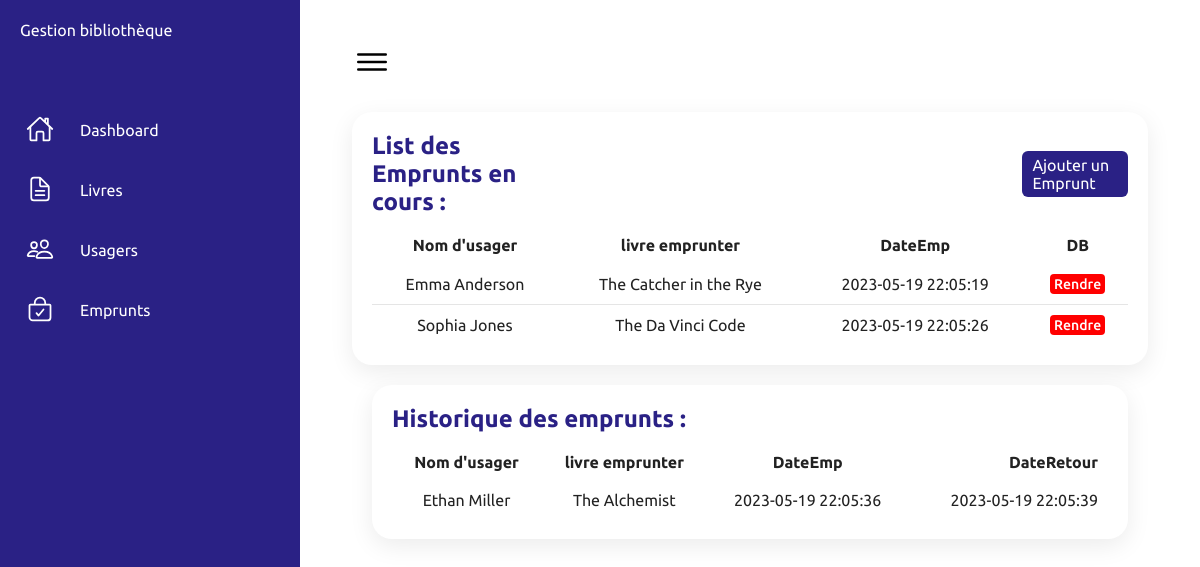
The app's page /database/Loan/Loans.php with its own data.
### tables this page shows
CREATE TABLE IF NOT EXISTS `emprunts` (
  `Numero` int(10) NOT NULL AUTO_INCREMENT,
  `DateEmprunt` datetime NOT NULL,
  `Numero_usager` int(10) NOT NULL,
  `Numero_livre` int(10) NOT NULL,
  PRIMARY KEY (`Numero`),
  UNIQUE KEY `fk_emprunt_livre` (`Numero_livre`),
  KEY `fk_emprunt_usager` (`Numero_usager`)
);

CREATE TABLE IF NOT EXISTS `usager` (
  `Numero_usager` int(10) NOT NULL AUTO_INCREMENT,
  `Nom` varchar(30) NOT NULL,
  `Prenom` varchar(30) NOT NULL,
  `Adresse` varchar(30) NOT NULL,
  `Statut` varchar(10) NOT NULL,
  `Email` varchar(30) NOT NULL,
  PRIMARY KEY (`Numero_usager`)
);

CREATE TABLE IF NOT EXISTS `livres` (
  `Numero_livre` int(10) NOT NULL AUTO_INCREMENT,
  `Titre` varchar(40) NOT NULL,
  `Auteur` varchar(40) NOT NULL,
  `Maison` varchar(40) NOT NULL,
  `Pages` int(5) NOT NULL,
  `Exemplaires` int(5) NOT NULL,
  PRIMARY KEY (`Numero_livre`),
  UNIQUE KEY `unique_Numero_livre` (`Numero_livre`)
);

CREATE TABLE IF NOT EXISTS `emprunts_history` (
  `Numero` int(11) NOT NULL AUTO_INCREMENT,
  `DateEmprunt` datetime NOT NULL,
  `DateRetour` datetime NOT NULL,
  `Numero_usager` int(10) NOT NULL,
  `Numero_livre` int(10) NOT NULL,
  PRIMARY KEY (`Numero`),
  UNIQUE KEY `fk_numero_usager` (`Numero_usager`),
  UNIQUE KEY `fk_numero_livre` (`Numero_livre`)
);

### database/Loan/Loans.php (the view, shortened to what this page needs)
<!DOCTYPE html>
<html lang="en">
<head>
    <?php include '../connect.php' ;?>
</head>
<body>
    <div class="container">
        <div class="navigation">
            <ul>
                <li>
                    <a href="#">
                        <span class="title">Gestion bibliothèque </span>
                    </a>
                </li>
                <li>
                    <a href="../../index.php">
                        <span class="icon">
                            <ion-icon name="home-outline"></ion-icon>
                        </span>
                        <span class="title">Dashboard</span>
                    </a>
                </li>
                <li>
                    <a href="../Book/Books.php">
                        <span class="icon">
                            <ion-icon name="document-text-outline"></ion-icon>
                        </span>
                        <span class="title">Livres</span>
                    </a>
                </li>
                <li>
                    <a href="../Client/Clients.php">
                        <span class="icon">
                            <ion-icon name="people-outline"></ion-icon>
                        </span>
                        <span class="title">Usagers</span>
                    </a>
                </li>
                <li>
                    <a href="Loans.php">
                        <span class="icon">
                            <ion-icon name="bag-check-outline"></ion-icon>
                        </span>
                        <span class="title">Emprunts</span>
                    </a>
                </li>
            </ul>
        </div>
        <div class="main">
            <div class="topbar">
                <div class="toggle">
                    <ion-icon name="menu-outline"></ion-icon>
                </div>
            </div>
            <div class="details">
                <div class="recentOrders">
                    <div class="cardHeader">
                        <h2>List des Emprunts en cours : </h2>
                        <a href="insertEmprunt.php" class="btn">Ajouter un Emprunt</a>
                    </div>
                    <table id="myTable">
                        <thead>
                            <tr>
                                <td>Nom d'usager</td>
                                <td style="text-align : center ;">livre emprunter</td>
                                <td>DateEmp</td>
                                <td style="text-align:center;">DB</td>
                            </tr>
                        </thead>
                        <tbody>
                            <?php
                                $selectSQL = "SELECT * FROM `emprunts`";
                                $resultOuter = mysql_query($selectSQL, $idcon);
                                if ($resultOuter) {
                                    while ($row = mysql_fetch_assoc($resultOuter)) {
                                        $Numero_emprunt = $row['Numero'];
                                        $Numero_usager = $row['Numero_usager'];
                                        $selectUsagerSQL = "SELECT Nom, Prenom FROM `usager` WHERE Numero_usager = $Numero_usager";
                                        $resultInner = mysql_query($selectUsagerSQL, $idcon);
                                        $usager = mysql_fetch_assoc($resultInner);
                                        $Nom_usager = $usager['Nom'];
                                        $Prenom_usager = $usager['Prenom'];
                                        $Numero_livre = $row['Numero_livre'];
                                        $selectLivreSQL = "SELECT Titre FROM `livres` WHERE Numero_livre = $Numero_livre";
                                        $resultInner = mysql_query($selectLivreSQL, $idcon);
                                        $livre = mysql_fetch_assoc($resultInner);
                                        $Titre_livre = $livre['Titre'];
                                        $DateEmprunt = $row['DateEmprunt'];
                                        echo "<tr>";
                                        echo "<td>" . $Prenom_usager . ' ' . $Nom_usager . "</td>";
                                        echo "<td style=\"text-align: center;\">$Titre_livre</td>";
                                        echo "<td>$DateEmprunt</td>";
                                        echo "<td style=\"text-align: center;\">";
                                        echo " <button class=\"status return\"  name=\"Rendre_livre\" > <a  href=\"deleteEmprunt.php?deleteid=$Numero_emprunt \">Rendre</a> </button> " ;
                                        echo "</td>";
                                        echo "</tr>";
                                    }
                                }
                                ?>
                        </tbody>
                    </table>
                </div>
            <div class="details">
                <div class="recentOrders">
                    <div class="cardHeader">
                        <h2>Historique des emprunts : </h2>
                    </div>
                    <table id="myTable">
                        <thead>
                            <tr>
                               <td>Nom d'usager</td>
                                <td style="text-align : center ;">livre emprunter</td>
                                <td>DateEmp</td>
                                <td>DateRetour</td>
                            </tr>
                        </thead>
                        <tbody>
                            <?php
                                 $selectSQL = "SELECT * FROM `emprunts_history`";
                                 $resultOuter = mysql_query($selectSQL, $idcon);
                                 if ($resultOuter) {
                                     while ($row = mysql_fetch_assoc($resultOuter)) {
                                         $Numero_usager = $row['Numero_usager'];
                                         $selectUsagerSQL = "SELECT Nom, Prenom FROM `usager` WHERE Numero_usager = $Numero_usager";
                                         $resultInner = mysql_query($selectUsagerSQL, $idcon);
                                         $usager = mysql_fetch_assoc($resultInner);
                                         $Nom_usager = $usager['Nom'];
                                         $Prenom_usager = $usager['Prenom'];
                                         $Numero_livre = $row['Numero_livre'];
                                         $selectLivreSQL = "SELECT Titre FROM `livres` WHERE Numero_livre = $Numero_livre";
                                         $resultInner = mysql_query($selectLivreSQL, $idcon);
                                         $livre = mysql_fetch_assoc($resultInner);
                                         $Titre_livre = $livre['Titre'];
                                        $DateEmprunt = $row['DateEmprunt'];
                                        $DateRetour = $row['DateRetour'];
                                        echo "<tr>";
                                        echo "<td>" . $Prenom_usager . ' ' . $Nom_usager . "</td>";
                                        echo "<td style=\"text-align: center;\">$Titre_livre</td>";
                                        echo "<td>$DateEmprunt</td>";
                                        echo "<td>$DateRetour</td>";
                                        echo "</tr>";
                                    }
                                }
                                ?>
                        </tbody>
                    </table>
                </div>
</body>
</html>

### records on screen
emprunts: Numero_usager.Prenom "Emma", Numero_usager.Nom "Anderson", Numero_livre.Titre "The Catcher in the Rye", DateEmprunt "2023-05-19 22:05:19"
emprunts: Numero_usager.Prenom "Sophia", Numero_usager.Nom "Jones", Numero_livre.Titre "The Da Vinci Code", DateEmprunt "2023-05-19 22:05:26"
emprunts_history: Numero_usager.Prenom "Ethan", Numero_usager.Nom "Miller", Numero_livre.Titre "The Alchemist", DateEmprunt "2023-05-19 22:05:36", DateRetour "2023-05-19 22:05:39"
